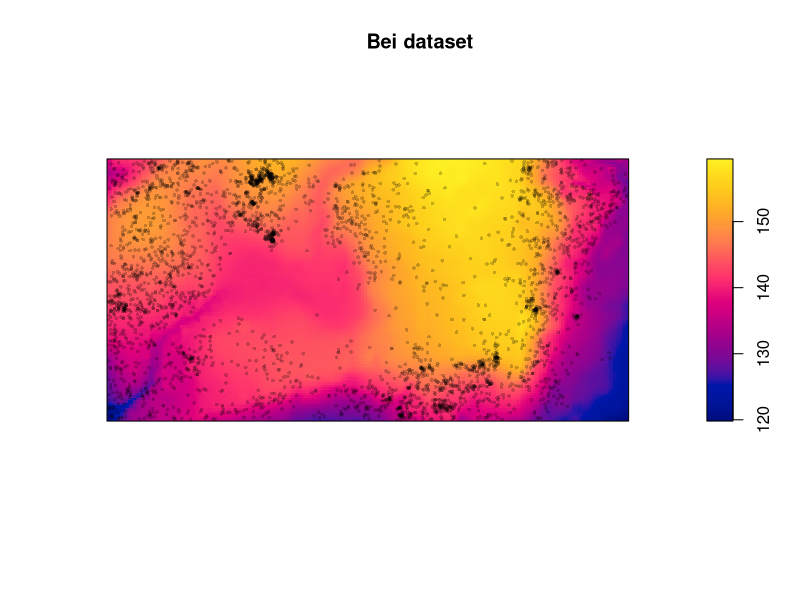
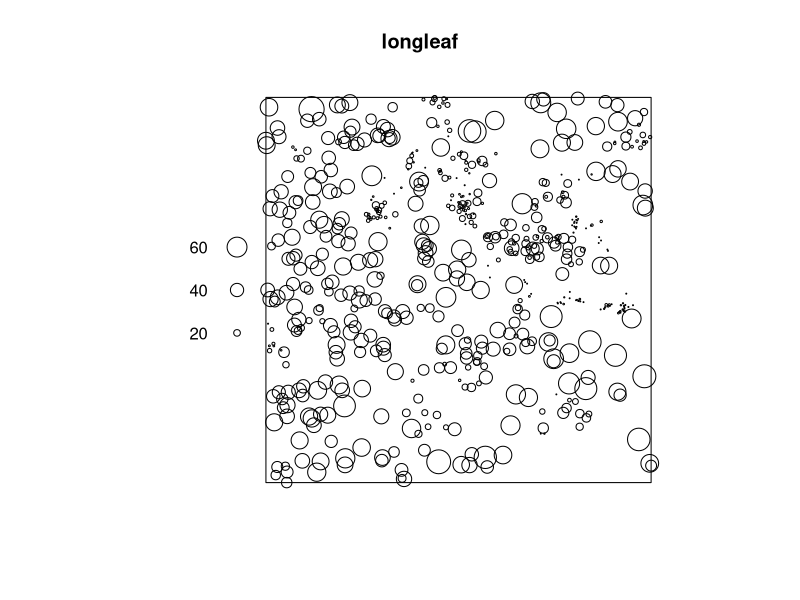
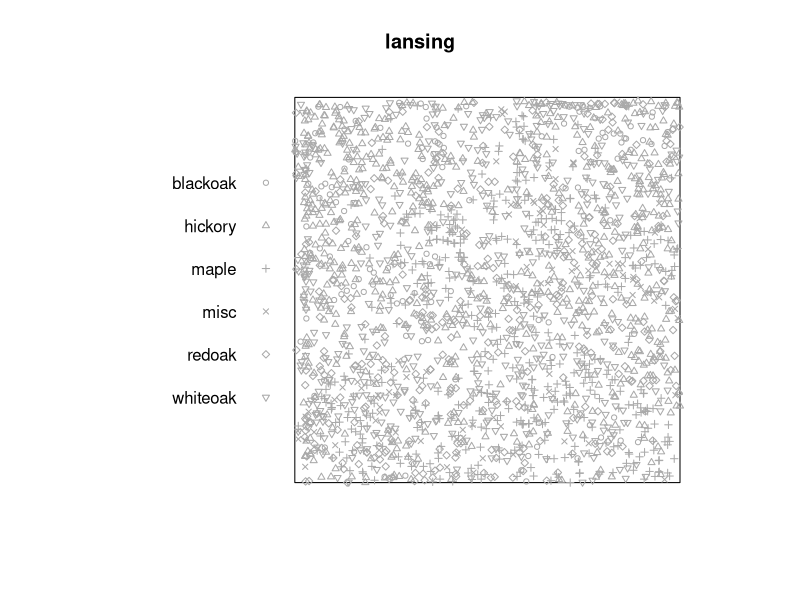
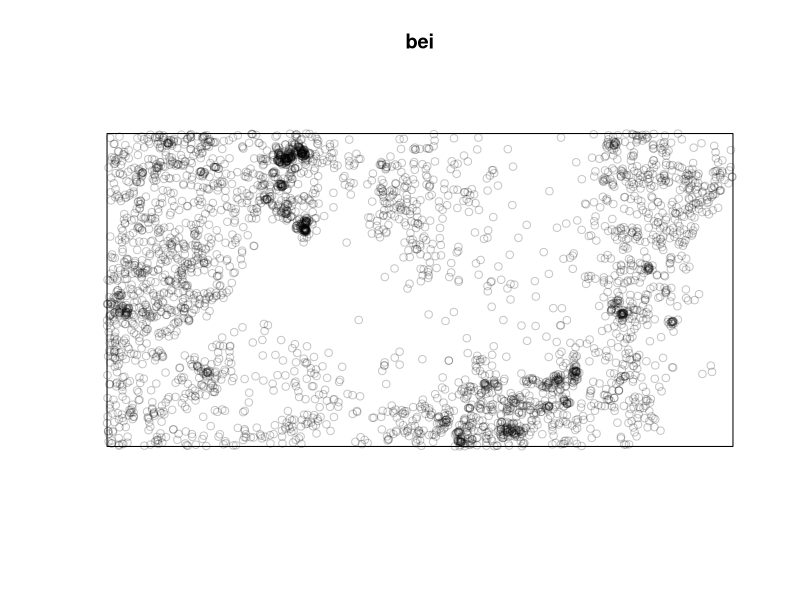
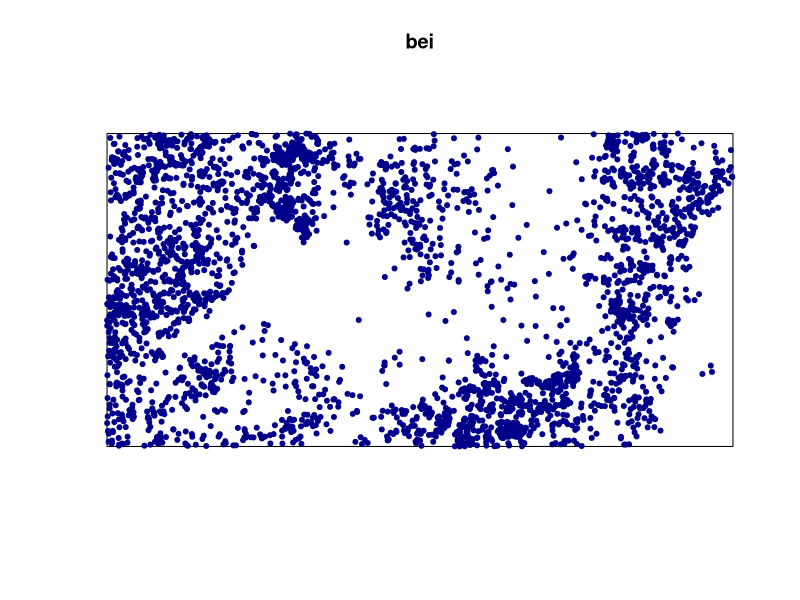
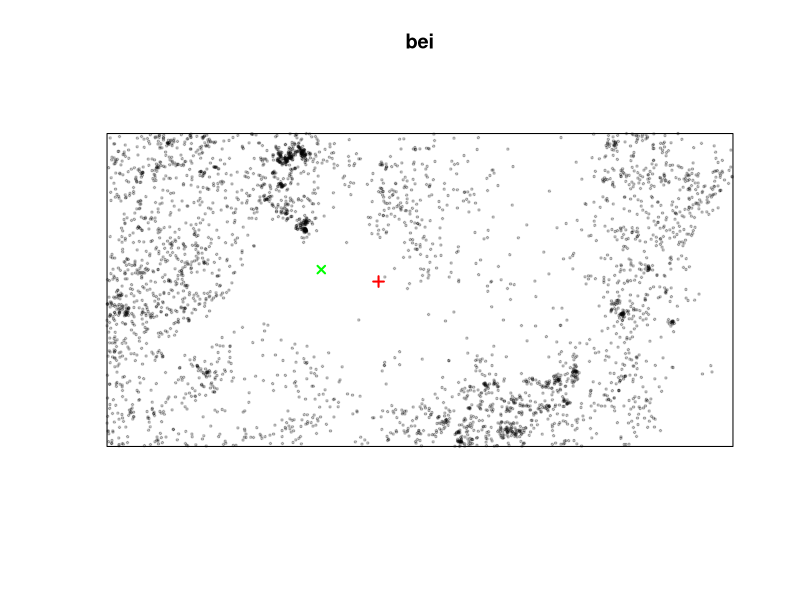
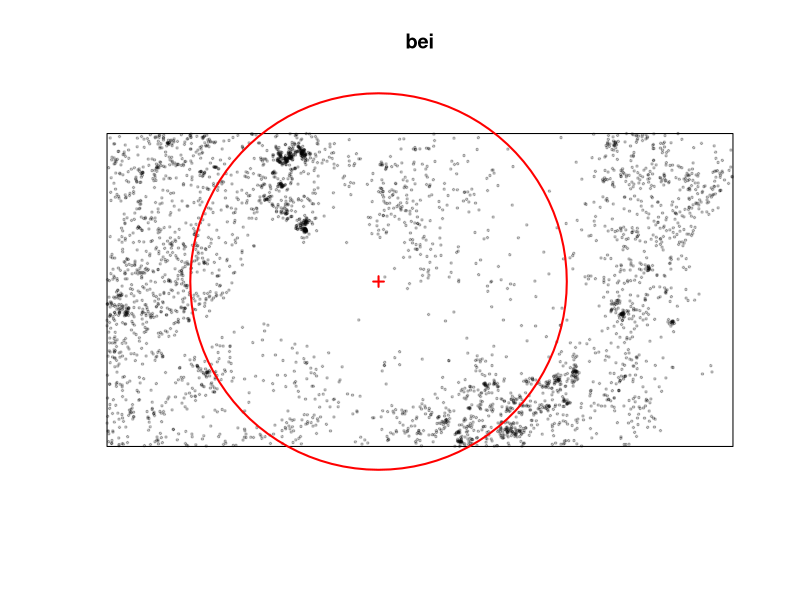
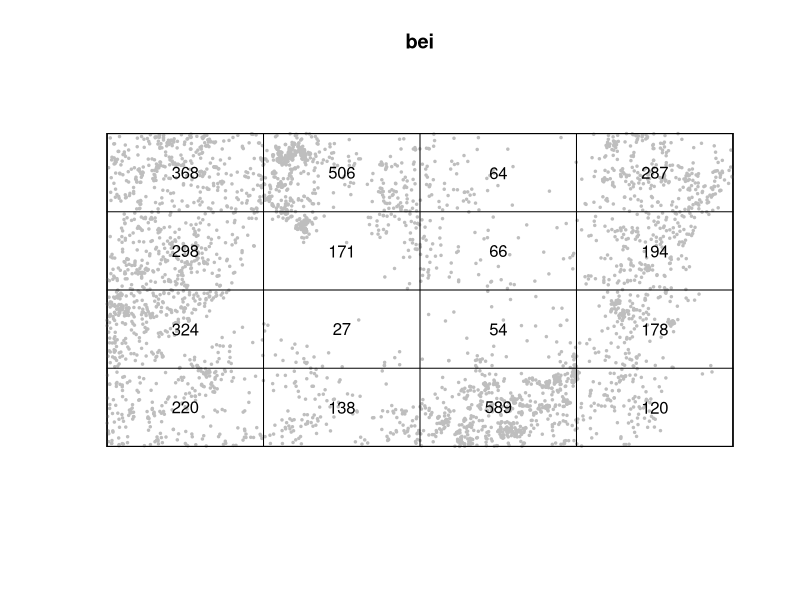

These figures' R source, in order:
## ---- chunk 1
#install.packages("spatstat") (sólo si no está ya instalado)
library(spatstat)
## ---- chunk 2

data(bei)
plot(bei.extra$elev, main = "Bei dataset")
plot(bei, add=TRUE, pch=16, cex=0.5)

data(longleaf)
plot(longleaf)

data(lansing)
plot(lansing, cex = 0.7, cols = "dark gray")

## ---- chunk 3
data(bei)
## ---- chunk 4
bei
## ---- chunk 5
plot(bei)
## ---- chunk 6
plot(bei, pch = 20, cols = "dark blue")
## ---- chunk 7

x_media <- mean(bei$x)
y_media <- mean(bei$y)

x_mediana <- median(bei$x)
y_mediana <- median(bei$y)
## ---- chunk 8
plot(bei, pch = 20, cex = 0.5)
points(x_media, y_media, col = "red", pch = 3, lwd=2)
points(x_mediana, y_mediana, col = "green", pch = 4, lwd= 2)
## ---- chunk 9
x_sd <- sd(bei$x)
y_sd <- sd(bei$y)

sd_bei = mean(x_sd, y_sd)
## ---- chunk 10
library(plotrix)
plot(bei, pch = 20, cex = 0.5)
points(x_media, y_media, col = "red", pch = 3, lwd=2)
draw.circle(x= x_media, y = y_media, border = "red", 
            radius = sd_bei, lwd = 2)
## ---- chunk 11
n_obs <- bei$n
## ---- chunk 12
bei$window
superf <- area(bei$window)
superf
## ---- chunk 13
intens_bei <- n_obs / superf
intens_bei
## ---- chunk 14
summary(bei)
## ---- chunk 15
summary(bei)$intensity
## ---- chunk 16
q <- quadratcount(bei, nx= 4, ny = 4)
q
## ---- chunk 17
plot(bei, cols = "gray", pch = 20, cex = 0.5)
plot(q, add = T)
## ---- chunk 18
quadrat.test(bei, nx= 4, ny = 4)
quadrat.test(q)
## ---- chunk 19
plot(quadrat.test(bei, nx = 4, ny = 4))
## ---- chunk 20
Q9 <- quadratcount(bei, nx = 3, ny = 3)
plot(bei, cex = 0.5, pch = "+")
plot(Q9, add = TRUE, cex = 2)
quadrat.test(Q9)

Q24 <- quadratcount(bei, nx = 6, ny = 4)
plot(bei,  cex = 0.5, pch = "+")
plot(Q24, add = TRUE, cex = 1.5)
quadrat.test(Q24)

Q120 <- quadratcount(bei, nx = 10, ny = 12)
plot(bei, use.marks = F, cex = 0.5, pch = "+")
plot(Q120, add = TRUE, cex = 0.8)
quadrat.test(Q120)



## ---- chunk 21
q_dens <- intensity(Q9)
q_dens

## ---- chunk 22
plot(intensity(Q9, image=TRUE))  
plot(bei, use.marks = F, pch=20, add=TRUE)  
## ---- chunk 23
bei.extra

plot(bei.extra$elev)
plot(bei.extra$grad)

## ---- chunk 24

plot(bei.extra$elev)
clases_elev <- cut(bei.extra$elev, breaks = c( -Inf, 130, 140, 150, 160 , Inf), 
              labels=1:5)  # Classify the raster
plot(clases_elev)

## ---- chunk 25
Q_tes   <- quadratcount(bei, tess = clases_elev)  
I_tes <- intensity(Q_tes)  # Compute density
I_tes
## ---- chunk 26
plot(intensity(Q_tes, image=TRUE))
plot(bei, pch=20, add=TRUE)


## ---- chunk 27
quadrat.test(Q_tes)
## ---- chunk 28
K1 <- density(bei) 
plot(K1)
## ---- chunk 29
plot(K1)
contour(K1, add=TRUE)
plot(bei, pch=20, add=TRUE)

## ---- chunk 30
K2 <- density(bei, sigma=200) 
plot(K2, main=NULL)
contour(K2, add=TRUE)
plot(bei, pch=20, add=TRUE)

## ---- chunk 31
rhohat(bei, bei.extra$grad)
## ---- chunk 32
plot(rhohat(bei, bei.extra$grad))
## ---- chunk 33
dist1 <- nndist(bei, k=1)
head(dist1)
mean(dist1)
## ---- chunk 34
mean(nndist(bei, k=2))
mean(nndist(bei, k=3))
mean(nndist(bei, k=15))
## ---- chunk 35
ANN <- apply(nndist(bei, k=1:200),2,FUN=mean)
## ---- chunk 36
plot(seq(1:200), ANN)

## ---- chunk 37
G_bei <- Gest(bei)
plot(G_bei)
## ---- chunk 38
g_bei_env <- envelope(bei, Gest, nsim = 100)
plot(g_bei_env)
## ---- chunk 39
f_bei_env <- envelope(bei, Fest, nsim = 100)
plot(f_bei_env)
## ---- chunk 40
K <- Kest(bei)
plot(K)
## ---- chunk 41
k_bei_env <- envelope(bei, Kest, nsim = 30)
plot(k_bei_env)
## ---- chunk 42
L <- Lest(bei)
plot(L, . -r ~ r)

L_bei_env <- envelope(bei, Lest, nsim = 99)
plot(L_bei_env, . -r ~ r)
## ---- chunk 43
pcf_bei  <- pcf(bei)
plot(pcf_bei)

pcf_bei_env <- envelope(bei, pcf, nsim = 10)
plot(pcf_bei_env)
## ---- chunk 44
longleaf
## ---- chunk 45
    longleaf$marks
## ---- chunk 46
plot(longleaf)
## ---- chunk 47
plot(longleaf, use.marks = FALSE)
## ---- chunk 48
lansing

head(lansing$marks)

plot(lansing)
## ---- chunk 49

plot(lansing, cex = 0.7, pch = 21, bg = c("red", "purple", "green", "blue", "orange", "yellow"))
## ---- chunk 50
plot(lansing, use.marks = FALSE, pch =19, cex = 0.5)
## ---- chunk 51
finland_trees <- read.csv("./data/finland/finland.csv")
## ---- chunk 52
head(finland_trees)
## ---- chunk 53
finland <- ppp(x = finland_trees$x, y = finland_trees$y, 
               window = owin(c(0,20), c(0,20), unitname = "meters"),
               marks = factor(finland_trees$species))
## ---- chunk 54
summary(finland)
## ---- chunk 55
plot(finland)
plot(split(finland))
## ---- chunk 56
plot(density(split(finland)))
## ---- chunk 57
plot(relrisk(finland), zlim = c(0, 1))
## ---- chunk 58
plot(Gcross(finland, i = "birch", j = "rowan"))

## ---- chunk 59
 G <- envelope(finland, Gcross, i= "birch", j = "rowan",
               nsim = 10)
plot(G)
## ---- chunk 60
# Función K
 K <- envelope(finland, Kcross, i= "birch", j = "rowan",nsim = 10)
plot(K)

# Función L
L <- envelope(finland, Lcross, i= "birch", j = "rowan", nsim = 10)
plot(L)

# Función de correlación de pares
plot(pcfcross(finland))
